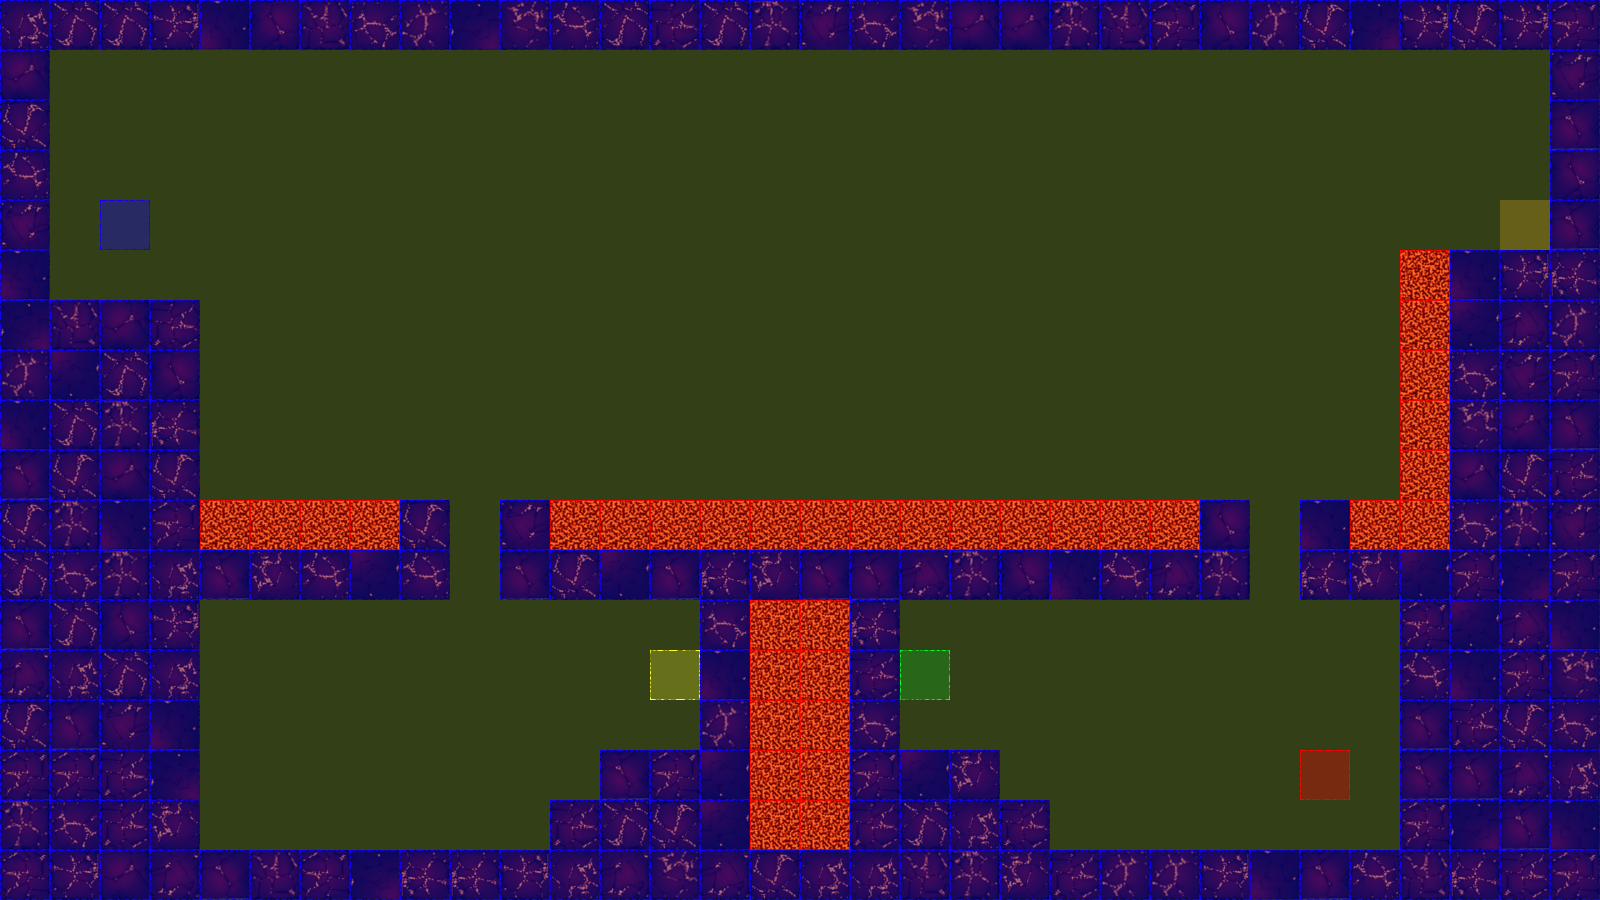

The image is a tile-based game level rendered from a .tmx file. Its description and source (layers, tilesets, objects; grid data summarised) follow:
An orthogonal 32x18 tile map with 50x50 px tiles, 3 tile layers (terrain, collision, event), 2 tilesets.

<map version="1.0" orientation="orthogonal" renderorder="left-up" width="32" height="18" tilewidth="50" tileheight="50" nextobjectid="3">
 <tileset firstgid="1" name="dungeonTile.png" tilewidth="50" tileheight="50" tilecount="64" columns="8">
  <image source="tiles/dungeonTile.png" width="400" height="400" />
 </tileset>
 <tileset firstgid="65" name="collisionTile" tilewidth="50" tileheight="50" tilecount="12" columns="3">
  <image source="tiles/collisionTile.png" width="150" height="200" />
 </tileset>
 <layer name="terrain" width="32" height="18">
  <data>[576 cells, 239 non-empty, 24 distinct tile ids]</data>
 </layer>
 <layer name="collision" width="32" height="18">
  <data>[576 cells, 576 non-empty, 3 distinct tile ids]</data>
 </layer>
 <layer name="event" width="32" height="18">
  <data>[576 cells, 5 non-empty, 5 distinct tile ids]</data>
 </layer>
</map>
